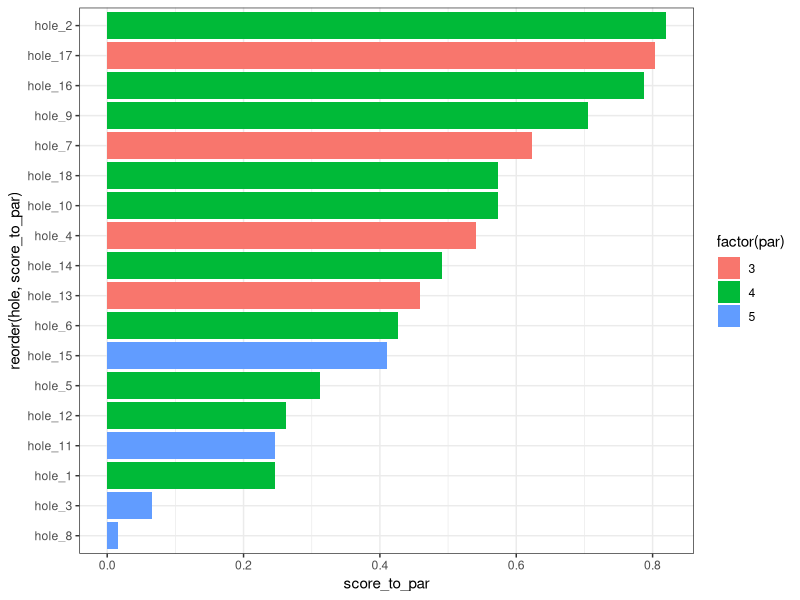
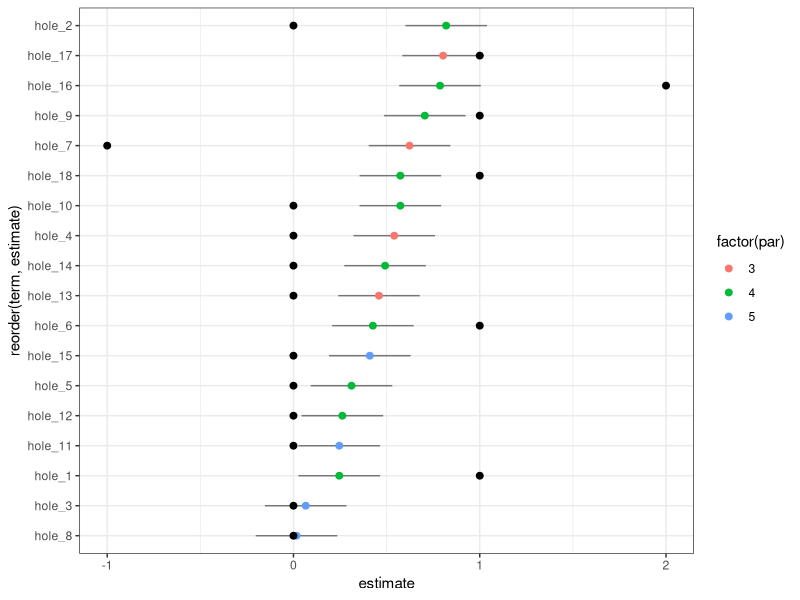

Source code (R) for these figures, in order: (Note: this script raises an error after producing the figures.)
library(tidyverse)
library(broom)
theme_set(theme_bw())
# data manipulation
results <- read_csv("data//edelweiss_data.csv")
course <- read_csv("data//edelweiss_course_data.csv")
# wide to long (tidy)
results_long <- results %>%
  gather(hole, score, starts_with('hole'))
# clean up course information data
course2 <- course %>%
  select(hole = `hole#`,
         par,
         yards) %>%
  filter(hole != 'Totals') %>%
  distinct() %>%
  mutate(hole = paste0('hole_', hole))
# join to get course information
results_long2 <- results_long %>%
  inner_join(course2) %>%
  mutate(score_to_par = score - par)
# average score to par by hole
results_long2 %>%
  group_by(hole, par) %>%
  summarise(score_to_par = mean(score_to_par)) %>%
  ggplot(aes(reorder(hole, score_to_par), score_to_par))+
  geom_col(aes(fill = factor(par)))+
  coord_flip()

# two holes played ~even par
fit1 <- lm(score_to_par ~ -1 + hole, data = results_long2)
summary(fit1)
fit1_info <- tidy(fit1, conf.int = TRUE)

p1 <- fit1_info %>%
  mutate(term = substring(term, 5, 999)) %>%
  inner_join(course2, by = c('term' = 'hole')) %>%
  ggplot(aes(reorder(term, estimate),estimate))+
  geom_linerange(aes(ymin = conf.low, ymax = conf.high), alpha = 0.5)+
  geom_point(aes(colour = factor(par)), size = 2)+
  coord_flip()

my_score <- data_frame(
  hole = paste0('hole_', 1:18),
  score = c(5,4,5,3,4,5,2,5,5,
            4,5,4,3,4,5,6,4,5)
) %>%
  inner_join(course2) %>%
  mutate(score_rel_to_par = score - par)

p1 +
  geom_point(data = my_score,
             aes(x = hole, y = score_rel_to_par),
             size = 2)
shots_gained <- predict(fit1, newdata = my_score) - my_score$score_rel_to_par

plot()
lowes()

results_long3 <- results_long2 %>%
  mutate(fitted = augment(fit1, newdata = results_long2)$.fitted)
